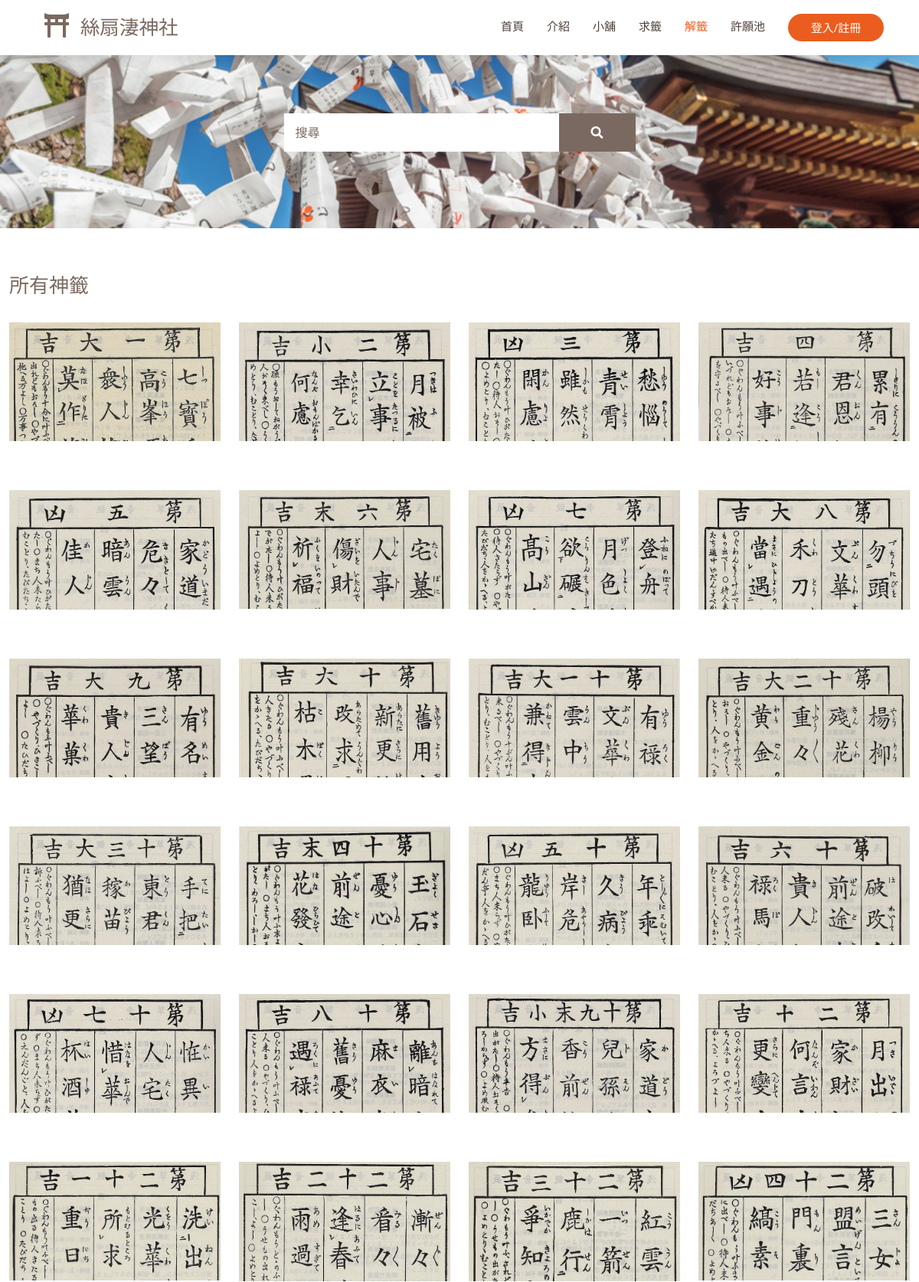
Screenshot of /解籤1.php (upper part) with the database file from the repository.
### 解籤1.php (the view, shortened to what this page needs)
<!DOCTYPE html>
<html lang="en">
<head>
    <?php
        include ("template.php");
        echo $vendorcss;
        echo $extracss;
        echo $maincss;
    ?>
    <?php
    $search='';
    include("mysql_connect.inc.php");
    if ($result = mysqli_query($link, "SELECT * FROM `fortune poems` WHERE (`poem_no` LIKE '%$search%') OR (`poem_id` LIKE '%$search%')")) {
    while ($row = mysqli_fetch_assoc($result)) {
      $data .= "<div class=\"col-xl-3 col-lg-4 col-md-6 col-sm-6 col-12 mb-5\"><figure class=\"effect-ming tm-video-item\"><img src=\"img\image_a_small\淺草金龍山觀音寺一百籤$row[poem_url]a.jpg\" alt=\"Image\" class=\"img-fluid\"><figcaption class=\"d-flex align-items-center justify-content-center\"><h2>$row[poem_no]</h2><a href=\"籤詩.php?id=$row[poem_id]\">View more</a></figcaption></figure></div>";
    }
    }
    ?>
</head>
<body>
    <?php
    include ("template.php");
    ?>
  <header id="header" class="fixed-top d-flex align-items-center">
    <div class="container d-flex align-items-center justify-content-between">
      <div class="container-fluid">
        <a class="navbar-brand" href="index.php">
            <i class="fas fa-film mr-2"></i>
            絲扇淒神社
        </a>
      </div>
      <nav id="navbar" class="navbar">
        <ul>
          <li><a class="nav-link scrollto" href="index.php">首頁</a></li>
          <li><a class="nav-link scrollto" href="first.php">介紹</a></li>
          <li><a class="nav-link scrollto" href="store-page.php">小舖</a></li>
          <li><a class="nav-link scrollto" href="求籤.php">求籤</a></li>
          <li><a class="nav-link scrollto active" href="解籤1.php">解籤</a></li>
          <li><a class="nav-link scrollto" href="許願池.php">許願池</a></li>
          <?php
            if (isset($_SESSION['Name'])) {
                if($_SESSION["Name"] == 'admin')
                {
                  echo '<li><a class="nav-link scrollto" href="商品管理.php">管理中心</a></li>';
                  echo '<li><a href="logout.php">'.$_SESSION['Name'].'   登出</a></li>';
                }
                else
                {
                  echo '<li><a class="nav-link scrollto" href="訂單管理.php">訂單查詢</a></li>';
                  echo '<li><a href="logout.php">'.$_SESSION['Name'].'   登出</a></li>';
                }
                } else {
                echo '<li><button class="getstarted button1" onclick="document.getElementById(\'id01\').style.display=\'block\'" style="width: 125px; padding-top: 7px;">登入/註冊</button></li>';
                }
            ?>
        </ul>
      </nav>
    </div>
  </header>
    <div class="tm-hero d-flex justify-content-center align-items-center mt-5" data-parallax="scroll" data-image-src="img/hero.jpg">
        <form class="d-flex tm-search-form">
            <input class="form-control tm-search-input text-left" type="search" placeholder="搜尋" aria-label="Search" style="margin: 0px;" name="search">
            <button class="btn btn-outline-success tm-search-btn" type="submit">
                <i class="fas fa-search"></i>
            </button>
        </form>
    </div>
    <div class="container-fluid tm-container-content tm-mt-60">
        <div class="row mb-4">
            <h2 class="col-6 tm-text-primary text-left">
                所有神籤
            </h2>
        </div>
        <div class="row tm-mb-90 tm-gallery">
        <?php
        echo $data;?>
    </div>
    <?php
    include ("template.php");
    ?>
</body>
</html>

### css/style.css (style rules this page uses)
body { font-family: "Open Sans", sans-serif; color: #212529; }
a { color: #eb5d1e; text-decoration: none; }
h1, h2, h3, h4, h5, h6, .font-primary { font-family: "Raleway", sans-serif; }
#header { height: 72px; transition: all 0.5s; z-index: 997; transition: all 0.5s; background: #fff; box-shadow: 0px 2px 15px rgba(0, 0, 0, 0.1); }
.navbar { padding: 0; }
.navbar ul { margin: 0; padding: 0; display: flex; list-style: none; align-items: center; }
.navbar li { position: relative; }
.navbar a, .navbar a:focus { display: flex; align-items: center; justify-content: space-between; padding: 10px 0 10px 30px; font-size: 15px; color: #4e4039; white-space: nowrap; transition: 0.3s; }
.navbar a:hover, .navbar .active, .navbar .active:focus, .navbar li:hover > a { color: #eb5d1e; }
.navbar .getstarted, .navbar .getstarted:focus { background: #eb5d1e; color: #fff; padding: 10px 25px; margin-left: 30px; border-radius: 50px; }

### css/style1.css (style rules this page uses)
*, *:before, *:after { box-sizing: border-box; margin: 0; padding: 0; }
body { font-family: "Open Sans", Helvetica, Arial, sans-serif; background: #ffffff; }
input, button { border: none; outline: none; background: none; font-family: "Open Sans", Helvetica, Arial, sans-serif; }
.button1 { display: block; margin: 0 auto; width: 260px; height: 36px; border-radius: 30px; color: #fff; font-size: 15px; cursor: pointer; }
h2 { width: 100%; font-size: 26px; text-align: center; }
input { display: block; width: 100%; margin-top: 5px; padding-bottom: 5px; font-size: 16px; border-bottom: 1px solid rgba(0, 0, 0, 0.4); text-align: center; }
.container { padding: 16px; }

### css/templatemo-style.css (style rules this page uses)
a { text-decoration: none; transition: all 0.3s ease; }
.container-fluid { max-width: 1770px; }
.btn { border-radius: 0; }
.form-control { padding: 10px 20px; width: 100%; height: auto; }
.navbar-brand { color: rgb(122, 105, 96); font-size: 1.6rem; }
.navbar-brand i { font-size: 2rem; }
.tm-hero { min-height: 250px; background: transparent; }
.tm-mt-60 { margin-top: 60px; }
.tm-mb-90 { margin-bottom: 90px; }
.tm-text-primary { color: rgb(122, 105, 96); }
.nav-link { color: #666666; border-bottom: 4px solid transparent; font-size: 1.2rem; }
.tm-search-input { width: 360px; border-radius: 0; padding: 12px 15px; color: #7a6960; border: none; }
.tm-search-input::placeholder { color: #7a6960; opacity: 1; }
.tm-search-btn { color: white; background-color: #7a6960; border: none; width: 100px; height: 50px; margin-left: -1px; }
.tm-video-item { position: relative; overflow: hidden; text-align: center; cursor: pointer; }
.tm-video-item img { position: relative; display: block; min-height: 100%; max-width: 100%; opacity: 0.8; }
.tm-video-item figcaption { padding: 2em; color: #fff; text-transform: uppercase; font-size: 1.25em; -webkit-backface-visibility: hidden; backface-visibility: hidden; }
.tm-video-item figcaption::before, .tm-video-item figcaption::after { pointer-events: none; }
.tm-video-item figcaption, .tm-video-item figcaption > a { position: absolute; top: 0; left: 0; width: 100%; height: 100%; }
figure.effect-ming { background: #030c17; }
figure.effect-ming img { opacity: 0.9; -webkit-transition: opacity 0.35s; transition: opacity 0.35s; }
figure.effect-ming figcaption::before { position: absolute; top: 30px; right: 30px; bottom: 30px; left: 30px; border: 2px solid #fff; box-shadow: 0 0 0 30px rgba(255,255,255,0.2); content: ''; opacity: 0; -webkit-transition: opacity 0.35s, -webkit-transform 0.35s; transition: opacity 0.35s, transform 0.35s; -webkit-transform: scale3d(1.4,1.4,1); transform: scale3d(1.4,1.4,1); }
.form-control, input:-internal-autofill-selected, select:not([multiple]) { color: #7a6960 !important; }
.form-control::placeholder { color: #7a6960; opacity: 1; }

### rows the page displays
fortune poems: shows a picture
fortune poems: shows a picture
fortune poems: shows a picture
fortune poems: shows a picture
fortune poems: shows a picture
fortune poems: shows a picture
fortune poems: shows a picture
fortune poems: shows a picture
fortune poems: shows a picture
fortune poems: shows a picture
fortune poems: shows a picture
fortune poems: shows a picture
fortune poems: shows a picture
fortune poems: shows a picture
fortune poems: shows a picture
fortune poems: shows a picture
fortune poems: shows a picture
fortune poems: shows a picture
fortune poems: shows a picture
fortune poems: shows a picture
fortune poems: shows a picture
fortune poems: shows a picture
fortune poems: shows a picture
fortune poems: shows a picture
